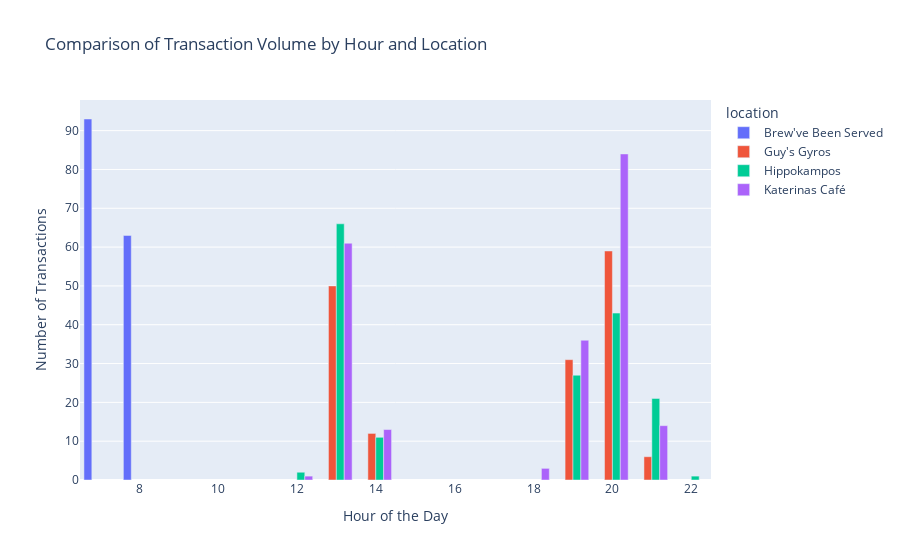

Notebook source saved alongside this figure:
### Code cell
import plotly.express as px
import pandas as pd

# 载入数据
data = pd.read_csv('cc_loy.csv')

# 筛选特定地点的数据
locations = ["Katerinas Café", "Hippokampos", "Guy's Gyros", "Brew've Been Served"]
filtered_data = data[data['location'].isin(locations)]

location_counts = filtered_data['location'].value_counts()
print("Katerina’s Café transaction count:", location_counts["Katerinas Café"])

# 将 'Hour' 列转换为数值类型（如果已经是数值类型，则此步骤不会改变任何内容）
filtered_data['Hour'] = pd.to_numeric(filtered_data['Hour'], errors='coerce')

# 按地点和小时聚合数据，计算每个地点每个小时的交易次数
hourly_location_data = filtered_data.groupby(['location', 'Hour']).size().reset_index(name='transactions')

# 创建时间序列柱状图
fig = px.bar(hourly_location_data, x='Hour', y='transactions',
             color='location', barmode='group',
             labels={'Hour': 'Hour of the Day', 'transactions': 'Number of Transactions'},
             title='Comparison of Transaction Volume by Hour and Location')
fig.show()

### Figure 1 — Plotly figure (JSON) as saved in the notebook; plotly's stock layout.template omitted (floating-point values rounded to 4 significant figures)
{"data": [{"alignmentgroup": "True", "hovertemplate": "location=Brew've Been Served<br>Hour of the Day=%{x}<br>Number of Transactions=%{y}<extra></extra>", "legendgroup": "Brew've Been Served", "marker": {"color": "#636efa", "pattern": {"shape": ""}}, "name": "Brew've Been Served", "offsetgroup": "Brew've Been Served", "orientation": "v", "showlegend": true, "textposition": "auto", "type": "bar", "x": [7, 8], "xaxis": "x", "y": [93, 63], "yaxis": "y"}, {"alignmentgroup": "True", "hovertemplate": "location=Guy's Gyros<br>Hour of the Day=%{x}<br>Number of Transactions=%{y}<extra></extra>", "legendgroup": "Guy's Gyros", "marker": {"color": "#EF553B", "pattern": {"shape": ""}}, "name": "Guy's Gyros", "offsetgroup": "Guy's Gyros", "orientation": "v", "showlegend": true, "textposition": "auto", "type": "bar", "x": [13, 14, 19, 20, 21], "xaxis": "x", "y": [50, 12, 31, 59, 6], "yaxis": "y"}, {"alignmentgroup": "True", "hovertemplate": "location=Hippokampos<br>Hour of the Day=%{x}<br>Number of Transactions=%{y}<extra></extra>", "legendgroup": "Hippokampos", "marker": {"color": "#00cc96", "pattern": {"shape": ""}}, "name": "Hippokampos", "offsetgroup": "Hippokampos", "orientation": "v", "showlegend": true, "textposition": "auto", "type": "bar", "x": [12, 13, 14, 19, 20, 21, 22], "xaxis": "x", "y": [2, 66, 11, 27, 43, 21, 1], "yaxis": "y"}, {"alignmentgroup": "True", "hovertemplate": "location=Katerinas Café<br>Hour of the Day=%{x}<br>Number of Transactions=%{y}<extra></extra>", "legendgroup": "Katerinas Café", "marker": {"color": "#ab63fa", "pattern": {"shape": ""}}, "name": "Katerinas Café", "offsetgroup": "Katerinas Café", "orientation": "v", "showlegend": true, "textposition": "auto", "type": "bar", "x": [12, 13, 14, 18, 19, 20, 21], "xaxis": "x", "y": [1, 61, 13, 3, 36, 84, 14], "yaxis": "y"}], "layout": {"barmode": "group", "legend": {"title": {"text": "location"}, "tracegroupgap": 0}, "title": {"text": "Comparison of Transaction Volume by Hour and Location"}, "xaxis": {"anchor": "y", "domain": [0, 1], "title": {"text": "Hour of the Day"}}, "yaxis": {"anchor": "x", "domain": [0, 1], "title": {"text": "Number of Transactions"}}}}
